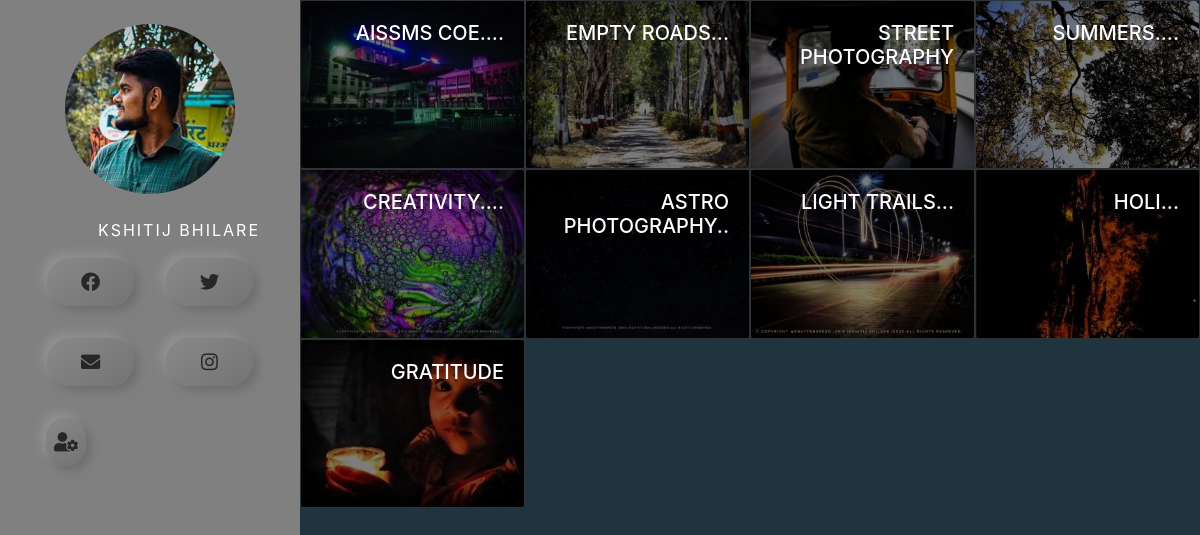
The page /gallery on the database its author committed.
### gallery/models.py (models this page shows, shortened)
class Profile(models.Model):
    name = models.CharField(max_length=32)
    profile_instagram = models.URLField(default="https://www.instagram.com/")
    page_instagram = models.URLField(default="https://www.instagram.com/")
    twitter = models.URLField(default="https://twitter.com")
    facebook = models.URLField(default="https://www.facebook.com/")
    email = models.URLField(default="https://www.google.com/")
    profile_picture = models.ImageField(upload_to='Profile')
    index_background = models.ImageField(upload_to='Profile')
    profile_description = models.TextField()
    developer_website = models.URLField(default="https://www.google.com/")

class Photo(models.Model):
    title = models.CharField(max_length=32)
    description = models.TextField()
    date_posted = models.DateTimeField(default=timezone.now)
    img = models.ImageField(upload_to='Photos')
    img_thumb = models.ImageField(upload_to='Photos/thumbnails')
    instagram = models.URLField(default="https://www.instagram.com/")

### gallery/views.py (the view)
# urls.py: path('', views.index, name="gallery-index"),
def gallery(request):
    context = {
        'profile': Profile.objects.filter(id=1).first(),
        'photos': Photo.objects.all(),
        'title': "Gallery",
    }
    return render(request, 'gallery/gallery.html', context)

### gallery/templates/gallery/gallery.html (shortened to what this page needs)
{% extends "gallery/base.html" %} {% block content %}
<div class="row m-0 p-0">
  <div class="col-md-3"></div>
  <div class="col-md-3" id="sidebar">
    <div class="row">
      <div class="col-8 offset-2 mt-4 mb-4">
        <img
          src="{{ profile.profile_picture.url }}"
          alt="profile"
          class="rounded-circle"
          id="profile"
          style="cursor: pointer;"
        />
      </div>
    </div>
    <div class="row">
      <div class="col-10 offset-1">
        <p class="text-white text-right m-auto" id="profile-text">
          {{profile.profile_description}}
        </p>
      </div>
    </div>
    <div class="row ml-3 mr-3">
      <div class="button col m-3" id="facebook">
        <i class="fab fa-facebook"></i>
      </div>
      <div class="button col m-3" id="twitter">
        <i class="fab fa-twitter"></i>
      </div>
      <div class="button col m-3" id="email">
        <i class="fas fa-envelope"></i>
      </div>
      <div class="button col m-3" id="instagram">
        <i class="fab fa-instagram"></i>
      </div>
    </div>
    <div class="col row m-3">
      <div class="button col-2" id="developer">
        <i class="fas fa-user-cog"></i>
      </div>
    </div>
  </div>
  <div class="col-md-9" id="gallery" style="min-height: 100vh;">
    <div class="row">
      {% for photo in photos %}
      <div
        class="col-xs-6 col-sm-4 col-md-3 m-0 p-0"
        id="pic-{{photo.id}}"
        style="overflow: hidden; cursor: pointer;"
      >
        <div class="card bg-dark rounded-0 m-0 p-0">
          <img
            src="{{ photo.img_thumb.url }}"
            alt="img"
            class="card-img m-0 p-0"
            style="transition: all 0.15s linear;"
          />
          <div class="card-img-overlay" style="background: rgba(0, 0, 0, 0.5);">
            <h5 class="card-title text-uppercase text-white m-0 p-0 text-right">
              {{photo.title}}
            </h5>
          </div>
        </div>
      </div>
      {% endfor %}
    </div>
  </div>
</div>
{% endblock content %}

### gallery/templates/gallery/base.html (shortened to what this page needs)
{% load static %}
<!DOCTYPE html>
<html lang="en">
  <head>
    <link
      rel="stylesheet"
      <link
      rel="stylesheet"
      href="https://stackpath.bootstrapcdn.com/bootstrap/4.1.3/css/bootstrap.min.css"
    />
    <link
      rel="stylesheet"
      href="https://cdnjs.cloudflare.com/ajax/libs/font-awesome/5.13.0/css/all.min.css"
    />
    <link rel="stylesheet" href="{% static 'gallery/main.css' %}" />
  </head>
  <body>
    <div class="container-fluid m-0 p-0" id="container">
      {% block content %}{% endblock content %}
    </div>
  </body>
</html>

### gallery/static/gallery/main.css (style rules this page uses)
* { margin: 0; padding: 0; box-sizing: border-box; }
#container { height: 100vh; }
#sidebar { min-height: 100vh; background: #808080; }
@media (min-width: 768px) { #sidebar { position: fixed; } }
#gallery { height: 100%; background: #1f343f; }
#profile-text { letter-spacing: 2px; }
.button { display: flex; height: 3em; background: #808080; box-shadow: 5px 5px 10px #6d6d6d, -5px -5px 10px #939393; border-radius: 50px; background: linear-gradient(145deg, #898989, #737373); box-shadow: 5px 5px 10px #6d6d6d, -5px -5px 10px #939393; justify-content: center; align-items: center; cursor: pointer; transition: all 0.08s ease-out; }
.button i { font-size: 1.2em; color: #272727; }
img { width: 100%; }

### rows shown on the page
Profile: profile_picture (placeholder picture), profile_description "KSHITIJ BHILARE"
Photo: img_thumb (picture), title "AISSMS COE...."
Photo: img_thumb (picture), title "EMPTY ROADS..."
Photo: img_thumb (picture), title "STREET PHOTOGRAPHY"
Photo: img_thumb (picture), title "SUMMERS...."
Photo: img_thumb (picture), title "CREATIVITY...."
Photo: img_thumb (picture), title "ASTRO PHOTOGRAPHY.."
Photo: img_thumb (picture), title "LIGHT TRAILS..."
Photo: img_thumb (picture), title "HOLI..."
Photo: img_thumb (picture), title "GRATITUDE"
